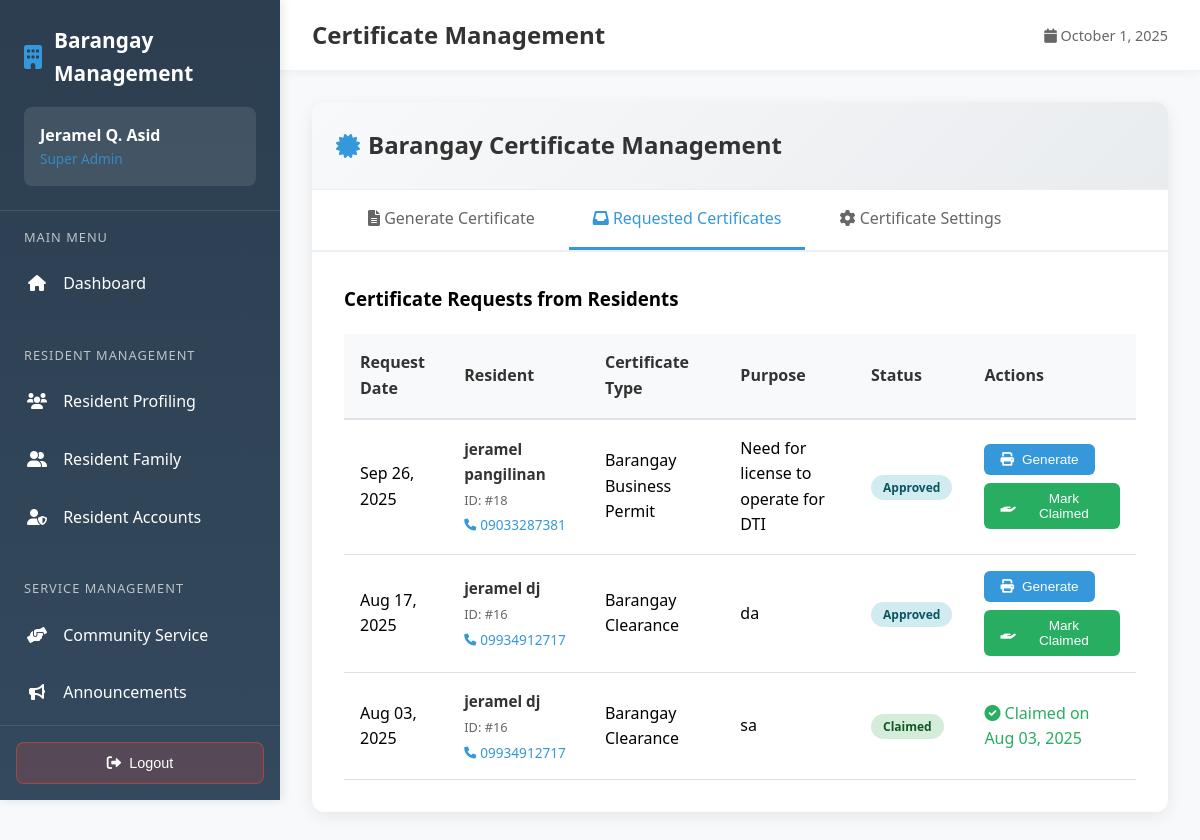
Screenshot of /employee/admin/certificates.php (signed in) with the database file from the repository.
### tables this page shows
CREATE TABLE `certificate_requests` (
  `id` int(11) NOT NULL,
  `resident_id` int(11) NOT NULL,
  `certificate_type` varchar(100) NOT NULL,
  `purpose` text NOT NULL,
  `additional_info` text DEFAULT NULL,
  `status` varchar(20) NOT NULL DEFAULT 'pending',
  `created_at` timestamp NOT NULL DEFAULT current_timestamp(),
  `processed_date` timestamp NULL DEFAULT NULL,
  `processed_by` int(11) DEFAULT NULL,
  `rejection_reason` text DEFAULT NULL,
  `claim_date` timestamp NULL DEFAULT NULL,
  `or_number` varchar(50) DEFAULT NULL,
  `amount_paid` decimal(10,2) DEFAULT NULL,
  `updated_at` timestamp NOT NULL DEFAULT current_timestamp() ON UPDATE current_timestamp()
);

CREATE TABLE `residents` (
  `id` int(11) NOT NULL,
  `first_name` varchar(100) NOT NULL,
  `middle_initial` varchar(1) DEFAULT NULL,
  `last_name` varchar(100) NOT NULL,
  `full_name` varchar(255) DEFAULT NULL,
  `suffix` varchar(50) DEFAULT NULL,
  `age` int(11) NOT NULL,
  `contact_number` varchar(20) NOT NULL,
  `zone` enum('Zone 1A','Zone 1B','Zone 2A','Zone 2B','Zone 3A','Zone 3B','Zone 4A','Zone 4B','Zone 5A','Zone 5B','Zone 6A','Zone 6B','Zone 7A','Zone 7B') NOT NULL DEFAULT 'Zone 1A',
  `email` varchar(100) DEFAULT NULL,
  `created_at` timestamp NOT NULL DEFAULT current_timestamp(),
  `updated_at` timestamp NOT NULL DEFAULT current_timestamp() ON UPDATE current_timestamp(),
  `photo_path` varchar(255) DEFAULT NULL,
  `face_descriptor` text DEFAULT NULL,
  `face_embedding` text DEFAULT NULL,
  `face_photo` longtext DEFAULT NULL,
  `liveness_verified` tinyint(1) DEFAULT 0,
  `total_volunteer_hours` decimal(6,1) DEFAULT 0.0,
  `total_volunteer_events` int(11) DEFAULT 0,
  `last_volunteer_date` date DEFAULT NULL,
  `volunteer_status` enum('inactive','active','outstanding') DEFAULT 'inactive',
  `status` varchar(20) NOT NULL DEFAULT 'active'
);

### employee/admin/certificates.php (the view, shortened to what this page needs)
<?php
require_once '../../config.php';
$certificate_requests_query = "SELECT
    cr.*,
    r.full_name as resident_name,
    r.contact_number as resident_phone,
    r.email as resident_email,
    '' as resident_address,
    u.full_name as processed_by_name
FROM certificate_requests cr
LEFT JOIN residents r ON cr.resident_id = r.id
LEFT JOIN users u ON cr.processed_by = u.id
ORDER BY cr.created_at DESC";
$certificate_requests = mysqli_query($connection, $certificate_requests_query);
$certificate_requests_with_info = [];
if ($certificate_requests && mysqli_num_rows($certificate_requests) > 0) {
    while ($request = mysqli_fetch_assoc($certificate_requests)) {
        if (empty($request['resident_email'])) {
            $request['resident_email'] = 'No email';
        }
        if (empty($request['resident_address'])) {
            $request['resident_address'] = 'No address';
        }
        $certificate_requests_with_info[] = $request;
    }
}
if (isset($_GET['tab'])) {
    $active_tab = $_GET['tab'];
} else {
    $active_tab = !empty($certificate_requests_with_info) ? 'requests' : 'generate';
}
?>
<!DOCTYPE html>
<html lang="en">
<head>
    <link href="https://cdnjs.cloudflare.com/ajax/libs/font-awesome/6.0.0/css/all.min.css" rel="stylesheet">
</head>
<body>
    <nav class="sidebar" id="sidebar">
        <div class="sidebar-header">
            <div class="sidebar-brand">
                <i class="fas fa-building"></i>
                Barangay Management
            </div>
            <div class="user-info">
                <div class="user-name"><?php echo $_SESSION['full_name']; ?></div>
                <div class="user-role">Super Admin</div>
            </div>
        </div>
        <div class="sidebar-nav">
            <div class="nav-section">
                <div class="nav-section-title">Main Menu</div>
                <a href="dashboard.php" class="nav-item">
                    <i class="fas fa-home"></i>
                    Dashboard
                </a>
            </div>
            <div class="nav-section">
                <div class="nav-section-title">Resident Management</div>
                <a href="resident-profiling.php" class="nav-item">
                    <i class="fas fa-users"></i>
                    Resident Profiling
                </a>
                 <a href="resident_family.php" class="nav-item">
                    <i class="fas fa-user-friends"></i>
                    Resident Family
                </a>
                <a href="resident_account.php" class="nav-item">
					<i class="fas fa-user-shield"></i>
					Resident Accounts
				</a>
            </div>
            <div class="nav-section">
                <div class="nav-section-title">Service Management</div>
                <a href="community_service.php" class="nav-item">
                    <i class="fas fa-hands-helping"></i>
                    Community Service
                </a>
                <a href="announcements.php" class="nav-item">
                    <i class="fas fa-bullhorn"></i>
                    Announcements
                </a>
                <a href="complaints.php" class="nav-item">
                </a>
            </div>
        </div>
        <div class="logout-section">
            <form action="../../employee/logout.php" method="POST" id="logoutForm" style="width: 100%;">
                <button type="button" class="logout-btn" onclick="handleLogout()">
                    <i class="fas fa-sign-out-alt"></i>
                    Logout
                </button>
            </form>
        </div>
    </nav>
    <div class="main-content">
        <div class="top-bar">
            <h1 class="page-title">Certificate Management</h1>
            <div style="display: flex; align-items: center; gap: 1rem;">
                <span style="color: #666; font-size: 0.9rem;">
                    <i class="fas fa-calendar"></i> <?php echo date('F j, Y'); ?>
                </span>
            </div>
        </div>
        <div class="content-area">
            <div class="certificate-container">
                <div class="certificate-header no-print">
                    <h2 class="certificate-title">
                        <i class="fas fa-certificate" style="color: #3498db;"></i>
                        Barangay Certificate Management
                    </h2>
                </div>
                <div class="tabs no-print">
                    <div class="tab <?php echo $active_tab == 'generate' ? 'active' : ''; ?>" onclick="switchTab(event, 'generate')">
                        <i class="fas fa-file-alt"></i> Generate Certificate
                    </div>
                    <div class="tab <?php echo $active_tab == 'requests' ? 'active' : ''; ?>" onclick="switchTab(event, 'requests')">
                        <i class="fas fa-inbox"></i> Requested Certificates
                    </div>
                    <div class="tab <?php echo $active_tab == 'settings' ? 'active' : ''; ?>" onclick="switchTab(event, 'settings')">
                        <i class="fas fa-cog"></i> Certificate Settings
                    </div>
                </div>
                <div id="requests-tab" class="tab-content <?php echo $active_tab == 'requests' ? 'active' : ''; ?>">
                    <h3 style="margin-bottom: 20px;">Certificate Requests from Residents</h3>
                    <?php if (!empty($certificate_requests_with_info)): ?>
                        <table class="requests-table">
                            <thead>
                                <tr>
                                    <th>Request Date</th>
                                    <th>Resident</th>
                                    <th>Certificate Type</th>
                                    <th>Purpose</th>
                                    <th>Status</th>
                                    <th>Actions</th>
                                </tr>
                            </thead>
                            <tbody>
                                <?php foreach ($certificate_requests_with_info as $request): ?>
                                    <tr>
                                        <td><?php echo date('M d, Y', strtotime($request['created_at'])); ?></td>
                                        <td>
                                            <div class="resident-info">
                                                <div class="resident-name"><?php echo htmlspecialchars($request['resident_name']); ?></div>
                                                <div class="resident-id">ID: #<?php echo $request['resident_id']; ?></div>
                                                <div class="resident-contact">
                                                    <i class="fas fa-phone"></i> <?php echo htmlspecialchars($request['resident_phone']); ?>
                                                </div>
                                            </div>
                                        </td>
                                        <td><?php echo htmlspecialchars($request['certificate_type']); ?></td>
                                        <td><?php echo htmlspecialchars($request['purpose']); ?></td>
                                        <td>
                                            <span class="status-badge status-<?php echo $request['status']; ?>">
                                                <?php echo ucfirst($request['status']); ?>
                                            </span>
                                        </td>
                                        <td>
                                            <div class="action-buttons">
                                                <?php if ($request['status'] == 'pending'): ?>
                                                    <button class="btn btn-success btn-sm" onclick="showApproveModal(<?php echo $request['id']; ?>, '<?php echo htmlspecialchars($request['resident_name']); ?>', '<?php echo htmlspecialchars($request['certificate_type']); ?>')">
                                                        <i class="fas fa-check"></i> Approve
                                                    </button>
                                                    <button class="btn btn-danger btn-sm" onclick="showRejectModal(<?php echo $request['id']; ?>)">
                                                        <i class="fas fa-times"></i> Reject
                                                    </button>
                                                <?php elseif ($request['status'] == 'approved'): ?>
                                                    <button class="btn btn-primary btn-sm" onclick="generateCertificate('<?php echo htmlspecialchars($request['resident_name']); ?>', '<?php echo htmlspecialchars($request['purpose']); ?>')">
                                                        <i class="fas fa-print"></i> Generate
                                                    </button>
                                                    <button class="btn btn-success btn-sm" onclick="showClaimModal(<?php echo $request['id']; ?>)">
                                                        <i class="fas fa-hand-holding"></i> Mark Claimed
                                                    </button>
                                                <?php elseif ($request['status'] == 'claimed'): ?>
                                                    <span style="color: #27ae60;">
                                                        <i class="fas fa-check-circle"></i> Claimed on <?php echo $request['claim_date'] ? date('M d, Y', strtotime($request['claim_date'])) : 'N/A'; ?>
                                                    </span>
                                                <?php elseif ($request['status'] == 'rejected'): ?>
                                                    <span style="color: #e74c3c;" title="<?php echo htmlspecialchars($request['rejection_reason'] ?? ''); ?>">
                                                        <i class="fas fa-times-circle"></i> Rejected
                                                    </span>
                                                <?php endif; ?>
                                            </div>
                                        </td>
                                    </tr>
                                <?php endforeach; ?>
                            </tbody>
                        </table>
                    <?php endif; ?>
                </div>
            </div>
        </div>
    </div>
</body>
</html>

### employee/admin/certificates.php (style rules this page uses)
* { margin: 0; padding: 0; box-sizing: border-box; }
body { font-family: 'Segoe UI', Tahoma, Geneva, Verdana, sans-serif; background: #f8f9fa; line-height: 1.6; overflow-x: hidden; }
.sidebar { position: fixed; left: 0; top: 0; width: 280px; height: 100vh; background: linear-gradient(180deg, #2c3e50 0%, #34495e 100%); color: white; transition: transform 0.3s ease; z-index: 1000; box-shadow: 2px 0 10px rgba(0,0,0,0.1); display: flex; flex-direction: column; }
.sidebar-header { padding: 1.5rem; border-bottom: 1px solid rgba(255,255,255,0.1); flex-shrink: 0; }
.sidebar-brand { display: flex; align-items: center; font-size: 1.3rem; font-weight: bold; margin-bottom: 0.5rem; }
.sidebar-brand i { margin-right: 12px; font-size: 1.5rem; color: #3498db; }
.user-info { margin-top: 1rem; padding: 1rem; background: rgba(255,255,255,0.1); border-radius: 8px; }
.user-name { font-weight: bold; font-size: 1rem; }
.user-role { font-size: 0.85rem; opacity: 0.8; color: #3498db; }
.sidebar-nav { padding: 1rem 0; flex: 1; overflow-y: auto; }
.nav-section { margin-bottom: 2rem; }
.nav-section-title { padding: 0 1.5rem; font-size: 0.8rem; text-transform: uppercase; letter-spacing: 1px; color: #bdc3c7; margin-bottom: 0.5rem; }
.nav-item { display: block; padding: 1rem 1.5rem; color: white; text-decoration: none; transition: all 0.3s ease; position: relative; border-left: 3px solid transparent; }
.nav-item i { margin-right: 12px; width: 20px; text-align: center; }
.logout-section { padding: 1rem; border-top: 1px solid rgba(255,255,255,0.1); flex-shrink: 0; margin-top: auto; }
.logout-btn { width: 100%; background: rgba(231, 76, 60, 0.2); color: white; border: 1px solid rgba(231, 76, 60, 0.5); padding: 0.75rem; border-radius: 8px; cursor: pointer; transition: all 0.3s ease; font-size: 0.9rem; display: flex; align-items: center; justify-content: center; gap: 0.5rem; }
.main-content { margin-left: 280px; min-height: 100vh; transition: margin-left 0.3s ease; }
.top-bar { background: white; padding: 1rem 2rem; box-shadow: 0 2px 10px rgba(0,0,0,0.05); display: flex; justify-content: space-between; align-items: center; }
.page-title { font-size: 1.5rem; color: #333; font-weight: 600; }
.content-area { padding: 2rem; }
.certificate-container { background: white; border-radius: 12px; box-shadow: 0 4px 15px rgba(0,0,0,0.08); overflow: hidden; }
.certificate-header { padding: 1.5rem; background: linear-gradient(135deg, #f8f9fa 0%, #e9ecef 100%); border-bottom: 1px solid #eee; }
.certificate-title { font-size: 1.5rem; font-weight: bold; color: #333; display: flex; align-items: center; gap: 0.5rem; }
.tabs { display: flex; gap: 10px; padding: 0 2rem; background: white; border-bottom: 2px solid #ecf0f1; }
.tab { padding: 1rem 1.5rem; cursor: pointer; border-bottom: 3px solid transparent; transition: all 0.3s; color: #666; position: relative; }
.tab.active { color: #3498db; border-bottom-color: #3498db; }
.tab-content { display: none; padding: 2rem; }
.tab-content.active { display: block; }
.btn { padding: 0.75rem 1.5rem; border: none; border-radius: 6px; cursor: pointer; font-size: 0.95rem; transition: all 0.3s; display: inline-flex; align-items: center; gap: 0.5rem; }
.btn-primary { background: #3498db; color: white; }
.btn-success { background: #27ae60; color: white; }
.btn-sm { padding: 0.5rem 1rem; font-size: 0.85rem; }
.requests-table { width: 100%; border-collapse: collapse; margin-top: 1rem; }
.requests-table th { background: #f8f9fa; padding: 1rem; text-align: left; font-weight: 600; color: #333; border-bottom: 2px solid #dee2e6; }
.requests-table td { padding: 1rem; border-bottom: 1px solid #dee2e6; }
.status-badge { padding: 0.25rem 0.75rem; border-radius: 15px; font-size: 0.75rem; font-weight: bold; }
.status-approved { background: #d1ecf1; color: #0c5460; }
.status-claimed { background: #d4edda; color: #155724; }
.action-buttons { display: flex; gap: 0.5rem; flex-wrap: wrap; }
.resident-info { display: flex; flex-direction: column; gap: 0.25rem; }
.resident-name { font-weight: 600; color: #333; font-size: 0.95rem; }
.resident-id { font-size: 0.8rem; color: #666; }
.resident-contact { font-size: 0.85rem; color: #3498db; display: flex; align-items: center; gap: 0.25rem; }
.resident-contact i { font-size: 0.75rem; }

### rows the page displays
certificate_requests: created_at "Sep 26, 2025", resident.full_name "jeramel pangilinan", resident "18", resident.contact_number "09033287381", certificate_type "Barangay Business Permit", purpose "Need for license to operate for DTI", status "Approved"
certificate_requests: created_at "Aug 17, 2025", resident.full_name "jeramel dj", resident "16", resident.contact_number "09934912717", certificate_type "Barangay Clearance", purpose "da", status "Approved"
certificate_requests: created_at "Aug 03, 2025", resident.full_name "jeramel dj", resident "16", resident.contact_number "09934912717", certificate_type "Barangay Clearance", purpose "sa", status "Claimed", claim_date "Aug 03, 2025"

### other values shown
$_SESSION['full_name'] "Jeramel Q. Asid"
